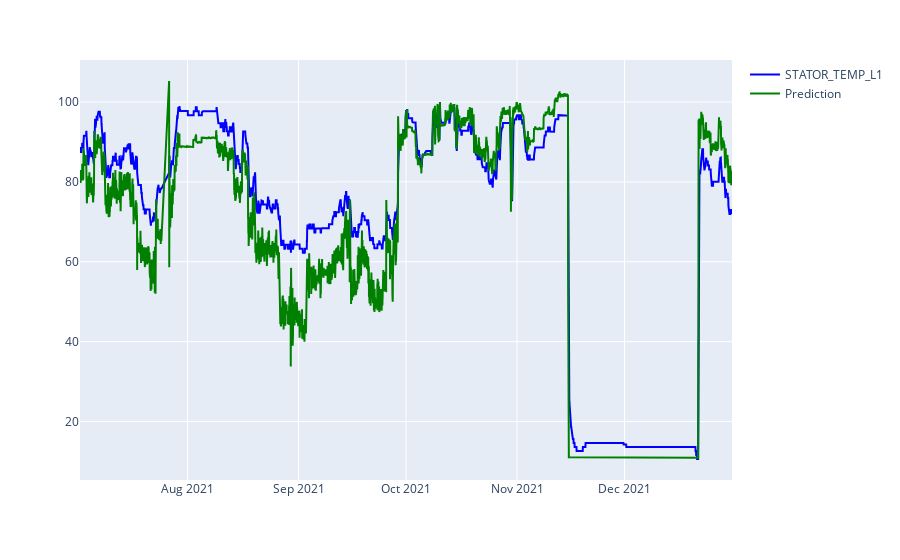

The notebook cell saved with this chart:
### Code cell
#Predicting the values and placing it in a separate column in the data dataframe.
testing_data['Prediction'] = ML1.predict(testing_data[['AKTIV_EFFEKT', 'WATER_TERMPERATURE']])

fig = px.line()

fig.add_trace(
                go.Scatter(
                    x=testing_data.index,
                    y=testing_data['STATOR_TEMP_L1'],
                    mode="lines",
                    name='STATOR_TEMP_L1',
                    line=dict(color="blue"),
                )
            )
fig.add_trace(
                go.Scatter(
                    x=testing_data.index,
                    y=testing_data['Prediction'],
                    mode="lines",
                    name='Prediction',
                    line=dict(color="green"),
                )
            )
fig.show()

### Figure 1 — Plotly figure (JSON) as saved in the notebook; plotly's stock layout.template omitted (floating-point values rounded to 4 significant figures; data arrays with more than 128 entries replaced by an {"elided": "..."} marker saying what was removed)
{"data": [{"hovertemplate": "<extra></extra>", "legendgroup": "", "line": {"color": "#636efa", "dash": "solid"}, "marker": {"symbol": "circle"}, "mode": "lines", "name": "", "orientation": "v", "showlegend": false, "type": "scatter", "xaxis": "x", "yaxis": "y"}, {"line": {"color": "blue"}, "mode": "lines", "name": "STATOR_TEMP_L1", "type": "scatter", "x": {"elided": "4369 str values"}, "y": {"elided": "4369 float values"}}, {"line": {"color": "green"}, "mode": "lines", "name": "Prediction", "type": "scatter", "x": {"elided": "4369 str values"}, "y": {"elided": "4369 float values"}}], "layout": {"legend": {"tracegroupgap": 0}, "margin": {"t": 60}, "xaxis": {"anchor": "y", "domain": [0, 1]}, "yaxis": {"anchor": "x", "domain": [0, 1]}}}
